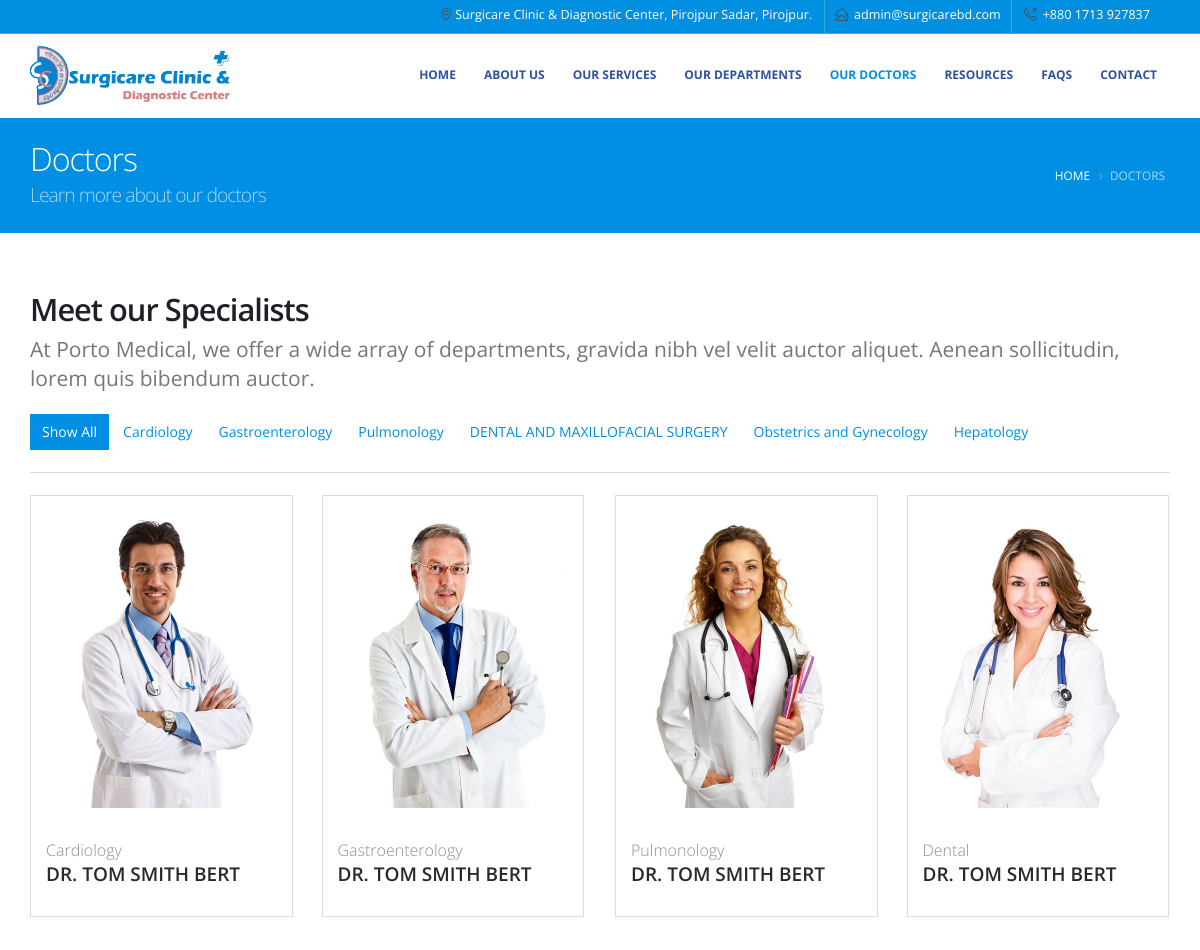
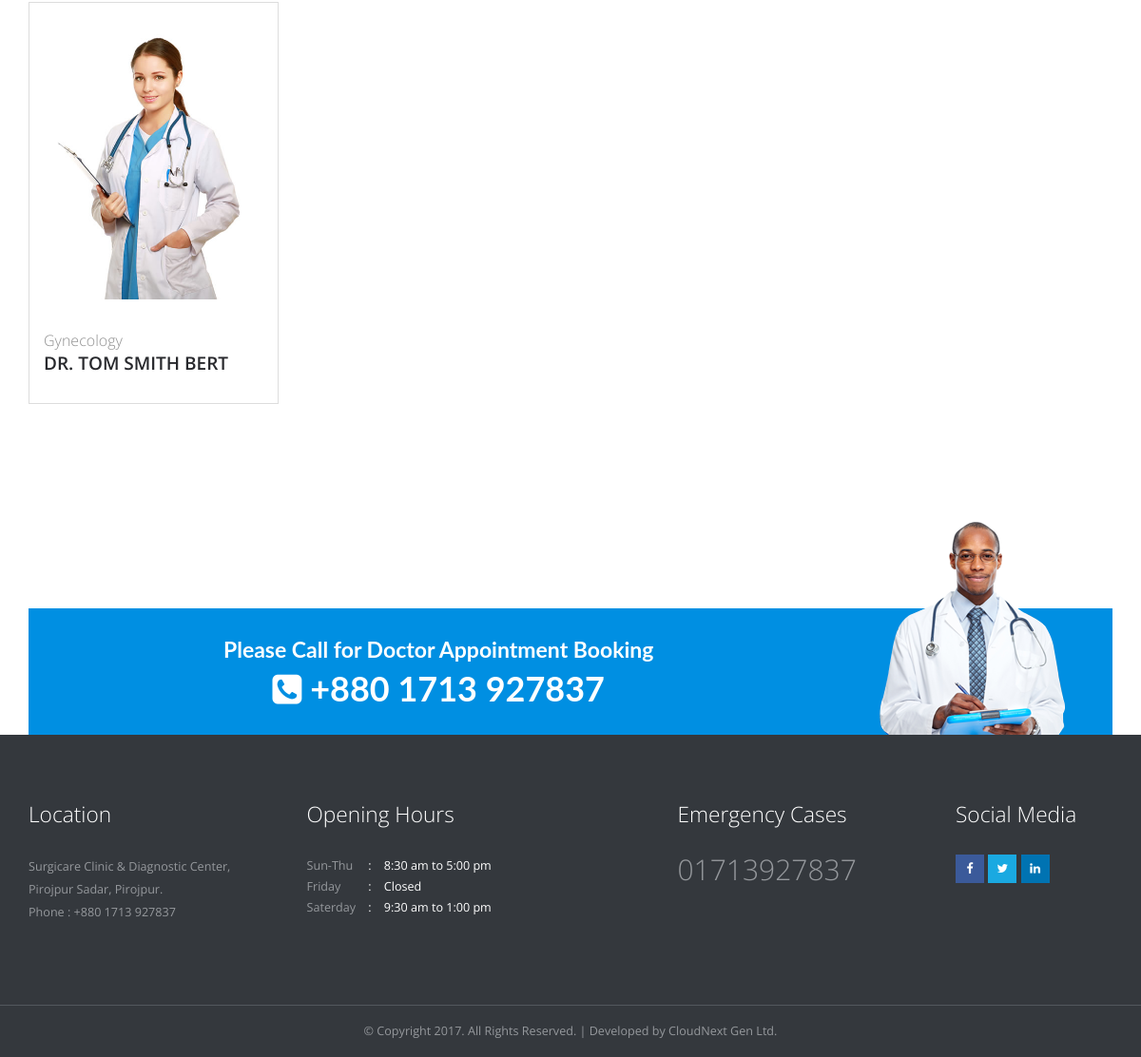
Page /index.php/home/doctors on the committed database (2 pictures, top to bottom).
### tables this page shows
CREATE TABLE `common_settings` (
  `id` int(11) NOT NULL,
  `logo` varchar(128) NOT NULL,
  `add` text NOT NULL,
  `mail1` varchar(512) NOT NULL,
  `mail2` varchar(512) NOT NULL,
  `phn1` varchar(50) NOT NULL,
  `phn2` varchar(50) NOT NULL,
  `eme_phn` varchar(50) NOT NULL,
  `appoint_phn` varchar(50) NOT NULL,
  `sun_thu` varchar(256) NOT NULL,
  `fri` varchar(256) NOT NULL,
  `sat` varchar(256) NOT NULL,
  `fb` varchar(256) NOT NULL,
  `twt` varchar(256) NOT NULL,
  `link` varchar(256) NOT NULL,
  `copyright` varchar(256) NOT NULL
);

CREATE TABLE `departments` (
  `id` int(11) NOT NULL,
  `dept_name` varchar(265) NOT NULL,
  `short_desc` text NOT NULL,
  `long_desc` text NOT NULL,
  `image` varchar(128) NOT NULL
);

CREATE TABLE `doctor` (
  `id` int(11) NOT NULL,
  `dept_name` varchar(256) NOT NULL,
  `name` varchar(255) NOT NULL,
  `special` varchar(256) NOT NULL,
  `edu` varchar(256) NOT NULL,
  `work_days` varchar(256) NOT NULL,
  `speech` text NOT NULL,
  `fb` varchar(255) NOT NULL,
  `twt` varchar(255) NOT NULL,
  `skype` varchar(255) NOT NULL,
  `image` varchar(128) NOT NULL
);

### application/views/front/pages/doctors.php (the view, shortened to what the rows shown need)
<section class="page-header page-header-color page-header-primary page-header-float-breadcrumb">
    <div class="container">
        <div class="row">
            <div class="col-md-12">
                <h1 class="mt-xs"><?= $title ?> <span>Learn more about our doctors</span></h1>
            </div>
        </div>
    </div>
</section>
<section class="team">
    <div class="container">
        <div class="row mt-lg mb-lg">
            <div class="col-md-12">
                <h2 class="font-weight-semibold mb-xs">Meet our Specialists</h2>
                <ul class="nav nav-pills sort-source" data-sort-id="portfolio" data-option-key="filter" data-plugin-options="{'layoutMode': 'fitRows', 'filter': '*'}">
                    <?php foreach ($depts as $dept) : ?>
                        <li data-option-value=".<?php $x = strtolower($dept->dept_name);
                    $y = str_replace(' ', '_', $x);
                    echo $y; ?>"><a href="#"><?= $dept->dept_name ?></a></li>
                    <?php endforeach; ?>
                </ul>
                <div class="row">
                    <div class="sort-destination-loader sort-destination-loader-showing">
                        <ul class="portfolio-list sort-destination" data-sort-id="portfolio">
                            <?php foreach ($doctors as $doctor) : ?>
                                <li class="col-md-3 col-sm-6 col-xs-12 isotope-item <?php $x = strtolower($doctor->dept_name);
                                    $y = str_replace(' ', '_', $x);
                                    echo $y; ?>">
                                    <div class="portfolio-item">
                                        <a href="<?= base_url() ?>home/doctor_profile/<?= $doctor->id ?>" data-ajax-on-page class="text-decoration-none">
                                            <span class="thumb-info thumb-info-no-zoom thumb-info-hide-wrapper-bg">
                                                <span class="thumb-info-wrapper m-none">
                                                    <img src="<?= base_url() ?>assets/img/doctor/<?= $doctor->image ?>" class="img-responsive" alt="<?= $doctor->name ?>">
                                                </span>
                                                <span class="thumb-info-caption p-md pt-xlg pb-xlg">
                                                    <span class="custom-thumb-info-title">
                                                        <span class="custom-thumb-info-type font-weight-light text-md"><?= $doctor->dept_name ?></span>
                                                        <span class="custom-thumb-info-inner font-weight-semibold text-lg"><?= $doctor->name ?></span>
                                                    </span>
                                                </span>
                                            </span>
                                        </a>
                                    </div>
                                </li>
                            <?php endforeach; ?>
                        </ul>
                    </div>
                </div>
            </div>
        </div>
    </div>
</section>
<section>
    <div class="container">
        <div class="book-appointment-box">
            <div class="row">
                <div class="col-md-9 col-xs-12 text-center-sm text-center-xs">
                    <h4>Please Call for Doctor Appointment Booking</h4>
                    <h3><i class="fa fa-phone-square"></i> <?= $this->settings->info->appoint_phn ?></h3>
                </div>
            </div>
        </div>
    </div>
</section>

### application/views/front/common/head.php (shortened to what the rows shown need)
<!DOCTYPE html>
<html data-style-switcher-options="{'changeLogo': false, 'borderRadius': 0, 'colorPrimary': '#008fe2', 'colorSecondary': '#2d529f', 'colorTertiary': '#3aabdd', 'colorQuaternary': '#242424'}">
    <head>
        <link rel="stylesheet" href="<?=base_url()?>assets/vendor/bootstrap/css/bootstrap.min.css">
        <link rel="stylesheet" href="<?=base_url()?>assets/vendor/font-awesome/css/font-awesome.min.css">
        <link rel="stylesheet" href="<?=base_url()?>assets/vendor/animate/animate.min.css">
        <link rel="stylesheet" href="<?=base_url()?>assets/vendor/simple-line-icons/css/simple-line-icons.min.css">
        <link rel="stylesheet" href="<?=base_url()?>assets/vendor/owl.carousel/assets/owl.carousel.min.css">
        <link rel="stylesheet" href="<?=base_url()?>assets/vendor/owl.carousel/assets/owl.theme.default.min.css">
        <link rel="stylesheet" href="<?=base_url()?>assets/vendor/magnific-popup/magnific-popup.min.css">
        <link rel="stylesheet" href="<?=base_url()?>assets/css/theme.css">
        <link rel="stylesheet" href="<?=base_url()?>assets/css/theme-elements.css">
        <link rel="stylesheet" href="<?=base_url()?>assets/vendor/rs-plugin/css/settings.css">
        <link rel="stylesheet" href="<?=base_url()?>assets/vendor/rs-plugin/css/layers.css">
        <link rel="stylesheet" href="<?=base_url()?>assets/vendor/rs-plugin/css/navigation.css">
        <link rel="stylesheet" href="<?=base_url()?>assets/css/skins/skin-medical.css">
        <link rel="stylesheet" href="<?=base_url()?>assets/css/demos/demo-medical.css">
        <link rel="stylesheet" href="<?=base_url()?>assets/css/custom.css">
    </head>
    <body>
        <div class="body">
            <header id="header" class="header-narrow" data-plugin-options="{'stickyEnabled': true, 'stickyEnableOnBoxed': true, 'stickyEnableOnMobile': true, 'stickyStartAt': 35, 'stickySetTop': '-35px', 'stickyChangeLogo': false}">
                <div class="header-body">
                    <div class="header-top header-top header-top-style-3 header-top-custom">
                        <div class="container">
                            <nav class="header-nav-top pull-right">
                                <ul class="nav nav-pills">
                                    <li class="hidden-xs">
                                        <span class="ws-nowrap"><i class="icon-location-pin icons"></i><?=$this->settings->info->add?></span>
                                    </li>
                                    <li class="hidden-xs">
                                        <span class="ws-nowrap"><i class="icon-envelope-open icons"></i> <a class="text-decoration-none" href="#"><?=$this->settings->info->mail1?></a></span>
                                    </li>
                                    <li>
                                        <span class="ws-nowrap"><i class="icon-call-out icons"></i></i> <?=$this->settings->info->phn1?></span>
                                    </li>
                                </ul>
                            </nav>
                        </div>
                    </div>
                </div>
            </header>
            <div role="main" class="main">

### application/views/front/common/footer.php (shortened to what the rows shown need)
            <footer id="footer" class="m-none">
                <div class="container">
                    <div class="row">
                        <div class="col-md-3">
                            <h4 class="mb-xlg">Location</h4>
                            <p>
                                <?= $this->settings->info->add ?><br />
                                Phone : <?= $this->settings->info->phn2 ?>
                            </p>
                        </div>
                        <div class="col-md-3">
                            <div class="info custom-info">
                                <span>Sun-Thu</span>
                                <span><?= $this->settings->info->sun_thu ?></span>
                            </div>
                            <div class="info custom-info">
                                <span>Friday</span>
                                <span><?= $this->settings->info->fri ?></span>
                            </div>
                            <div class="info custom-info">
                                <span>Saterday</span>
                                <span><?= $this->settings->info->sat ?></span>
                            </div>
                        </div>
                        <div class="col-md-3 col-md-offset-1">
                            <div class="contact-details">
                                <a class="text-decoration-none" href="<?= base_url() ?>">
                                    <strong class="font-weight-light"><?= $this->settings->info->eme_phn ?></strong>
                                </a>
                            </div>
                        </div>
                    </div>
                </div>
                <div class="footer-copyright pt-md pb-md">
                    <div class="container">
                        <div class="row">
                            <div class="col-md-12 center m-none">
                                <p><?= $this->settings->info->copyright ?> | Developed by <a target="_blank" href="http://www.cloudnextbd.com/">CloudNext Gen Ltd.</a></p>
                            </div>
                        </div>
                    </div>
                </div>
            </footer>
        </div>
    </body>
</html>

### rows in the picture
common_settings: add "Surgicare Clinic & Diagnostic Center, Pirojpur Sadar, Pirojpur.", mail1 "admin@surgicarebd.com", phn1 "+880 1713 927837", appoint_phn "+880 1713 927837", phn2 "+880 1713 927837", sun_thu "8:30 am to 5:00 pm", fri "Closed", sat "9:30 am to 1:00 pm", eme_phn "01713927837", copyright "© Copyright 2017. All Rights Reserved."
departments: dept_name "Cardiology"
departments: dept_name "Gastroenterology"
departments: dept_name "Pulmonology"
departments: dept_name "DENTAL AND MAXILLOFACIAL SURGERY"
departments: dept_name "Obstetrics and Gynecology"
departments: dept_name "Hepatology"
doctor: image (picture), dept_name "Cardiology", name "DR. TOM SMITH BERT"
doctor: image (picture), dept_name "Gastroenterology", name "DR. TOM SMITH BERT"
doctor: image (picture), dept_name "Pulmonology", name "DR. TOM SMITH BERT"
doctor: image (picture), dept_name "Dental", name "DR. TOM SMITH BERT"
doctor: image (picture), dept_name "Gynecology", name "DR. TOM SMITH BERT"

### other values in the picture
$title "Doctors"
$title "DOCTORS"
